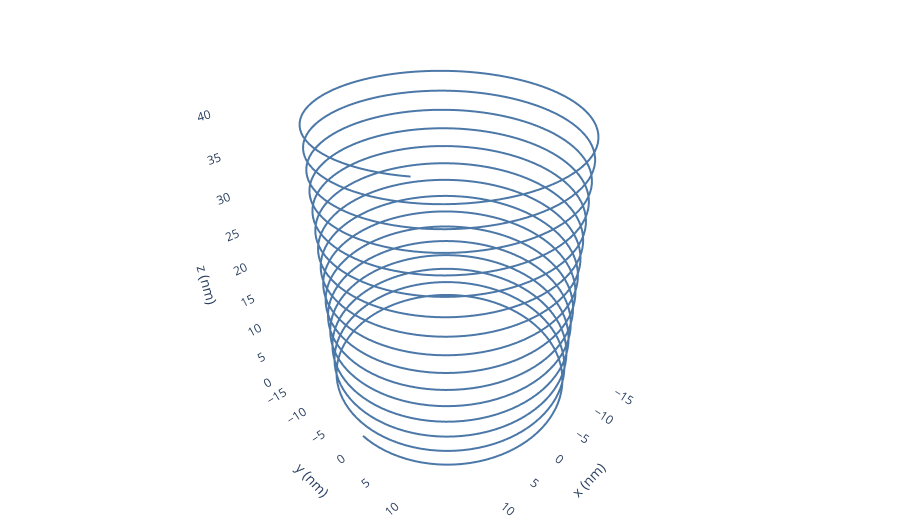

This figure's notebook cell:
### Markdown cell above
## Straight segments

The first segment needs a length and two radii. One turn is 2.65 nm high, which keeps the turns a small distance above the 2.6 nm limit.

### Code cell
spiral = Spiral()
stem = spiral.add_straight_segment(40.0, x_radius=16.0, y_radius=16.0, rise_per_turn=2.65)
show_spiral(spiral)

### Figure 1 — Plotly figure (JSON) as saved in the notebook; plotly's stock layout.template omitted (floating-point values rounded to 4 significant figures; data arrays with more than 128 entries replaced by an {"elided": "..."} marker saying what was removed)
{"data": [{"hoverinfo": "name", "line": {"color": "#4C78A8", "width": 4}, "mode": "lines", "name": "0: StraightSegment", "type": "scatter3d", "x": {"elided": "1510 float values"}, "y": {"elided": "1510 float values"}, "z": {"elided": "1510 float values"}}], "layout": {"height": 520, "legend": {"x": 0, "y": 1}, "margin": {"b": 0, "l": 0, "r": 0, "t": 0}, "scene": {"aspectmode": "data", "xaxis": {"showbackground": false, "title": {"text": "x (nm)"}}, "yaxis": {"showbackground": false, "title": {"text": "y (nm)"}}, "zaxis": {"showbackground": false, "title": {"text": "z (nm)"}}}}}
